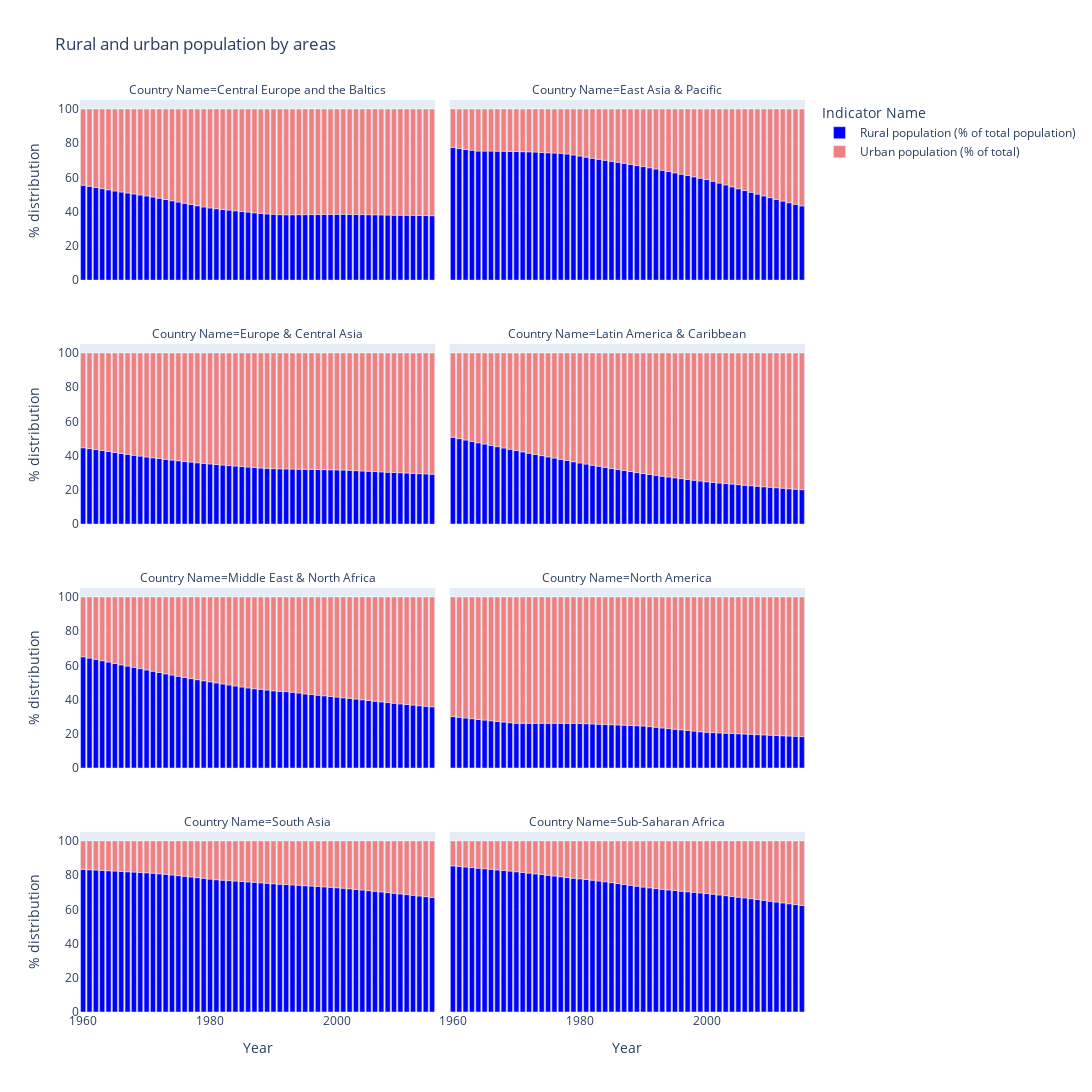

This figure's notebook cell:
### Code cell
fig = px.bar(rural_urban, x = 'Year', y = '% distribution', color= 'Indicator Name', 
             facet_col = 'Country Name', facet_col_wrap = 2, title="Rural and urban population by areas", 
             width = 1200, height = 1200, color_discrete_sequence = ['blue', 'lightcoral'])
fig.update_layout()
fig.show()

### Figure 1 — Plotly figure (JSON) as saved in the notebook; plotly's stock layout.template omitted (floating-point values rounded to 4 significant figures)
{"data": [{"alignmentgroup": "True", "hovertemplate": "Indicator Name=Rural population (% of total population)<br>Country Name=Central Europe and the Baltics<br>Year=%{x}<br>% distribution=%{y}<extra></extra>", "legendgroup": "Rural population (% of total population)", "marker": {"color": "blue"}, "name": "Rural population (% of total population)", "offsetgroup": "Rural population (% of total population)", "orientation": "v", "showlegend": true, "textposition": "auto", "type": "bar", "x": ["1960", "1961", "1962", "1963", "1964", "1965", "1966", "1967", "1968", "1969", "1970", "1971", "1972", "1973", "1974", "1975", "1976", "1977", "1978", "1979", "1980", "1981", "1982", "1983", "1984", "1985", "1986", "1987", "1988", "1989", "1990", "1991", "1992", "1993", "1994", "1995", "1996", "1997", "1998", "1999", "2000", "2001", "2002", "2003", "2004", "2005", "2006", "2007", "2008", "2009", "2010", "2011", "2012", "2013", "2014", "2015"], "xaxis": "x7", "y": [55.49, 54.79, 54.13, 53.47, 52.79, 52.12, 51.49, 50.93, 50.36, 49.78, 49.22, 48.57, 47.84, 47.11, 46.37, 45.65, 44.94, 44.21, 43.47, 42.79, 42.18, 41.71, 41.32, 40.92, 40.52, 40.13, 39.74, 39.36, 38.98, 38.69, 38.48, 38.26, 38.18, 38.22, 38.25, 38.28, 38.3, 38.34, 38.37, 38.4, 38.43, 38.43, 38.37, 38.33, 38.28, 38.23, 38.18, 38.11, 38.04, 37.98, 37.94, 37.9, 37.86, 37.8, 37.73, 37.64], "yaxis": "y7"}, {"alignmentgroup": "True", "hovertemplate": "Indicator Name=Rural population (% of total population)<br>Country Name=East Asia & Pacific<br>Year=%{x}<br>% distribution=%{y}<extra></extra>", "legendgroup": "Rural population (% of total population)", "marker": {"color": "blue"}, "name": "Rural population (% of total population)", "offsetgroup": "Rural population (% of total population)", "orientation": "v", "showlegend": false, "textposition": "auto", "type": "bar", "x": ["1960", "1961", "1962", "1963", "1964", "1965", "1966", "1967", "1968", "1969", "1970", "1971", "1972", "1973", "1974", "1975", "1976", "1977", "1978", "1979", "1980", "1981", "1982", "1983", "1984", "1985", "1986", "1987", "1988", "1989", "1990", "1991", "1992", "1993", "1994", "1995", "1996", "1997", "1998", "1999", "2000", "2001", "2002", "2003", "2004", "2005", "2006", "2007", "2008", "2009", "2010", "2011", "2012", "2013", "2014", "2015"], "xaxis": "x8", "y": [77.53, 76.88, 76.35, 75.88, 75.4, 75.41, 75.42, 75.37, 75.34, 75.23, 75.16, 75.08, 74.98, 74.82, 74.54, 74.42, 74.26, 74.1, 73.72, 73.13, 72.5, 71.85, 71.19, 70.63, 70.05, 69.46, 68.86, 68.25, 67.63, 67.0, 66.35, 65.66, 64.94, 64.21, 63.47, 62.7, 61.93, 61.16, 60.38, 59.59, 58.77, 57.78, 56.69, 55.6, 54.51, 53.42, 52.36, 51.32, 50.27, 49.24, 48.2, 47.18, 46.18, 45.22, 44.28, 43.37], "yaxis": "y8"}, {"alignmentgroup": "True", "hovertemplate": "Indicator Name=Rural population (% of total population)<br>Country Name=Europe & Central Asia<br>Year=%{x}<br>% distribution=%{y}<extra></extra>", "legendgroup": "Rural population (% of total population)", "marker": {"color": "blue"}, "name": "Rural population (% of total population)", "offsetgroup": "Rural population (% of total population)", "orientation": "v", "showlegend": false, "textposition": "auto", "type": "bar", "x": ["1960", "1961", "1962", "1963", "1964", "1965", "1966", "1967", "1968", "1969", "1970", "1971", "1972", "1973", "1974", "1975", "1976", "1977", "1978", "1979", "1980", "1981", "1982", "1983", "1984", "1985", "1986", "1987", "1988", "1989", "1990", "1991", "1992", "1993", "1994", "1995", "1996", "1997", "1998", "1999", "2000", "2001", "2002", "2003", "2004", "2005", "2006", "2007", "2008", "2009", "2010", "2011", "2012", "2013", "2014", "2015"], "xaxis": "x5", "y": [44.62, 44.08, 43.55, 42.99, 42.43, 41.86, 41.29, 40.74, 40.21, 39.71, 39.22, 38.75, 38.29, 37.84, 37.4, 36.99, 36.61, 36.22, 35.82, 35.47, 35.16, 34.82, 34.5, 34.2, 33.91, 33.63, 33.35, 33.11, 32.75, 32.55, 32.4, 32.28, 32.2, 32.14, 32.07, 32.01, 31.95, 31.89, 31.83, 31.76, 31.67, 31.55, 31.39, 31.22, 31.05, 30.87, 30.69, 30.5, 30.32, 30.15, 29.99, 29.83, 29.66, 29.48, 29.31, 29.13], "yaxis": "y5"}, {"alignmentgroup": "True", "hovertemplate": "Indicator Name=Rural population (% of total population)<br>Country Name=Latin America & Caribbean<br>Year=%{x}<br>% distribution=%{y}<extra></extra>", "legendgroup": "Rural population (% of total population)", "marker": {"color": "blue"}, "name": "Rural population (% of total population)", "offsetgroup": "Rural population (% of total population)", "orientation": "v", "showlegend": false, "textposition": "auto", "type": "bar", "x": ["1960", "1961", "1962", "1963", "1964", "1965", "1966", "1967", "1968", "1969", "1970", "1971", "1972", "1973", "1974", "1975", "1976", "1977", "1978", "1979", "1980", "1981", "1982", "1983", "1984", "1985", "1986", "1987", "1988", "1989", "1990", "1991", "1992", "1993", "1994", "1995", "1996", "1997", "1998", "1999", "2000", "2001", "2002", "2003", "2004", "2005", "2006", "2007", "2008", "2009", "2010", "2011", "2012", "2013", "2014", "2015"], "xaxis": "x6", "y": [50.72, 49.93, 49.13, 48.33, 47.52, 46.76, 46.0, 45.24, 44.47, 43.72, 42.96, 42.2, 41.45, 40.72, 40.0, 39.29, 38.57, 37.86, 37.15, 36.45, 35.74, 35.06, 34.4, 33.76, 33.13, 32.5, 31.89, 31.29, 30.69, 30.11, 29.54, 29.01, 28.5, 28.01, 27.51, 27.03, 26.57, 26.1, 25.63, 25.18, 24.73, 24.37, 24.04, 23.71, 23.38, 23.06, 22.74, 22.43, 22.12, 21.82, 21.52, 21.23, 20.94, 20.66, 20.39, 20.12], "yaxis": "y6"}, {"alignmentgroup": "True", "hovertemplate": "Indicator Name=Rural population (% of total population)<br>Country Name=Middle East & North Africa<br>Year=%{x}<br>% distribution=%{y}<extra></extra>", "legendgroup": "Rural population (% of total population)", "marker": {"color": "blue"}, "name": "Rural population (% of total population)", "offsetgroup": "Rural population (% of total population)", "orientation": "v", "showlegend": false, "textposition": "auto", "type": "bar", "x": ["1960", "1961", "1962", "1963", "1964", "1965", "1966", "1967", "1968", "1969", "1970", "1971", "1972", "1973", "1974", "1975", "1976", "1977", "1978", "1979", "1980", "1981", "1982", "1983", "1984", "1985", "1986", "1987", "1988", "1989", "1990", "1991", "1992", "1993", "1994", "1995", "1996", "1997", "1998", "1999", "2000", "2001", "2002", "2003", "2004", "2005", "2006", "2007", "2008", "2009", "2010", "2011", "2012", "2013", "2014", "2015"], "xaxis": "x3", "y": [65.04, 64.29, 63.52, 62.74, 61.94, 61.11, 60.32, 59.59, 58.85, 58.11, 57.35, 56.6, 55.85, 55.08, 54.34, 53.62, 52.92, 52.28, 51.65, 51.03, 50.4, 49.78, 49.17, 48.56, 47.97, 47.39, 46.82, 46.35, 45.95, 45.59, 45.14, 44.77, 44.68, 44.27, 43.87, 43.29, 42.95, 42.6, 42.23, 41.84, 41.45, 41.06, 40.68, 40.3, 39.91, 39.5, 39.08, 38.67, 38.27, 37.88, 37.5, 37.13, 36.77, 36.43, 36.1, 35.78], "yaxis": "y3"}, {"alignmentgroup": "True", "hovertemplate": "Indicator Name=Rural population (% of total population)<br>Country Name=North America<br>Year=%{x}<br>% distribution=%{y}<extra></extra>", "legendgroup": "Rural population (% of total population)", "marker": {"color": "blue"}, "name": "Rural population (% of total population)", "offsetgroup": "Rural population (% of total population)", "orientation": "v", "showlegend": false, "textposition": "auto", "type": "bar", "x": ["1960", "1961", "1962", "1963", "1964", "1965", "1966", "1967", "1968", "1969", "1970", "1971", "1972", "1973", "1974", "1975", "1976", "1977", "1978", "1979", "1980", "1981", "1982", "1983", "1984", "1985", "1986", "1987", "1988", "1989", "1990", "1991", "1992", "1993", "1994", "1995", "1996", "1997", "1998", "1999", "2000", "2001", "2002", "2003", "2004", "2005", "2006", "2007", "2008", "2009", "2010", "2011", "2012", "2013", "2014", "2015"], "xaxis": "x4", "y": [30.08, 29.68, 29.26, 28.84, 28.43, 28.02, 27.62, 27.24, 26.86, 26.49, 26.2, 26.15, 26.15, 26.15, 26.15, 26.15, 26.15, 26.14, 26.13, 26.11, 26.07, 25.93, 25.77, 25.62, 25.47, 25.32, 25.17, 25.03, 24.89, 24.76, 24.57, 24.2, 23.82, 23.44, 23.07, 22.7, 22.33, 21.95, 21.58, 21.22, 20.9, 20.71, 20.54, 20.38, 20.21, 20.05, 19.89, 19.71, 19.54, 19.38, 19.21, 19.04, 18.87, 18.7, 18.53, 18.36], "yaxis": "y4"}, {"alignmentgroup": "True", "hovertemplate": "Indicator Name=Rural population (% of total population)<br>Country Name=South Asia<br>Year=%{x}<br>% distribution=%{y}<extra></extra>", "legendgroup": "Rural population (% of total population)", "marker": {"color": "blue"}, "name": "Rural population (% of total population)", "offsetgroup": "Rural population (% of total population)", "orientation": "v", "showlegend": false, "textposition": "auto", "type": "bar", "x": ["1960", "1961", "1962", "1963", "1964", "1965", "1966", "1967", "1968", "1969", "1970", "1971", "1972", "1973", "1974", "1975", "1976", "1977", "1978", "1979", "1980", "1981", "1982", "1983", "1984", "1985", "1986", "1987", "1988", "1989", "1990", "1991", "1992", "1993", "1994", "1995", "1996", "1997", "1998", "1999", "2000", "2001", "2002", "2003", "2004", "2005", "2006", "2007", "2008", "2009", "2010", "2011", "2012", "2013", "2014", "2015"], "xaxis": "x", "y": [83.26, 83.13, 82.95, 82.76, 82.56, 82.37, 82.17, 81.97, 81.77, 81.56, 81.34, 81.1, 80.77, 80.44, 80.09, 79.71, 79.32, 78.93, 78.52, 78.11, 77.68, 77.31, 77.06, 76.8, 76.54, 76.29, 76.03, 75.77, 75.5, 75.24, 74.97, 74.72, 74.5, 74.28, 74.05, 73.82, 73.59, 73.35, 73.12, 72.87, 72.63, 72.35, 72.0, 71.64, 71.28, 70.91, 70.54, 70.17, 69.79, 69.4, 69.01, 68.62, 68.22, 67.81, 67.4, 66.97], "yaxis": "y"}, {"alignmentgroup": "True", "hovertemplate": "Indicator Name=Rural population (% of total population)<br>Country Name=Sub-Saharan Africa<br>Year=%{x}<br>% distribution=%{y}<extra></extra>", "legendgroup": "Rural population (% of total population)", "marker": {"color": "blue"}, "name": "Rural population (% of total population)", "offsetgroup": "Rural population (% of total population)", "orientation": "v", "showlegend": false, "textposition": "auto", "type": "bar", "x": ["1960", "1961", "1962", "1963", "1964", "1965", "1966", "1967", "1968", "1969", "1970", "1971", "1972", "1973", "1974", "1975", "1976", "1977", "1978", "1979", "1980", "1981", "1982", "1983", "1984", "1985", "1986", "1987", "1988", "1989", "1990", "1991", "1992", "1993", "1994", "1995", "1996", "1997", "1998", "1999", "2000", "2001", "2002", "2003", "2004", "2005", "2006", "2007", "2008", "2009", "2010", "2011", "2012", "2013", "2014", "2015"], "xaxis": "x2", "y": [85.37, 85.05, 84.74, 84.41, 84.08, 83.74, 83.4, 83.05, 82.7, 82.33, 81.97, 81.57, 81.16, 80.75, 80.34, 79.91, 79.47, 79.04, 78.6, 78.21, 77.85, 77.44, 77.02, 76.58, 76.11, 75.61, 75.08, 74.57, 74.05, 73.54, 73.01, 72.56, 72.13, 71.7, 71.34, 70.98, 70.63, 70.28, 69.94, 69.59, 69.23, 68.82, 68.41, 67.99, 67.57, 67.13, 66.68, 66.22, 65.74, 65.26, 64.77, 64.27, 63.77, 63.27, 62.77, 62.26], "yaxis": "y2"}, {"alignmentgroup": "True", "hovertemplate": "Indicator Name=Urban population (% of total)<br>Country Name=Central Europe and the Baltics<br>Year=%{x}<br>% distribution=%{y}<extra></extra>", "legendgroup": "Urban population (% of total)", "marker": {"color": "lightcoral"}, "name": "Urban population (% of total)", "offsetgroup": "Urban population (% of total)", "orientation": "v", "showlegend": true, "textposition": "auto", "type": "bar", "x": ["1960", "1961", "1962", "1963", "1964", "1965", "1966", "1967", "1968", "1969", "1970", "1971", "1972", "1973", "1974", "1975", "1976", "1977", "1978", "1979", "1980", "1981", "1982", "1983", "1984", "1985", "1986", "1987", "1988", "1989", "1990", "1991", "1992", "1993", "1994", "1995", "1996", "1997", "1998", "1999", "2000", "2001", "2002", "2003", "2004", "2005", "2006", "2007", "2008", "2009", "2010", "2011", "2012", "2013", "2014", "2015"], "xaxis": "x7", "y": [44.51, 45.21, 45.87, 46.53, 47.21, 47.88, 48.51, 49.07, 49.64, 50.22, 50.78, 51.43, 52.16, 52.89, 53.63, 54.35, 55.06, 55.79, 56.53, 57.21, 57.82, 58.29, 58.68, 59.08, 59.48, 59.87, 60.26, 60.64, 61.02, 61.31, 61.52, 61.74, 61.82, 61.78, 61.75, 61.72, 61.7, 61.66, 61.63, 61.6, 61.57, 61.57, 61.63, 61.67, 61.72, 61.77, 61.82, 61.89, 61.96, 62.02, 62.06, 62.1, 62.14, 62.2, 62.27, 62.36], "yaxis": "y7"}, {"alignmentgroup": "True", "hovertemplate": "Indicator Name=Urban population (% of total)<br>Country Name=East Asia & Pacific<br>Year=%{x}<br>% distribution=%{y}<extra></extra>", "legendgroup": "Urban population (% of total)", "marker": {"color": "lightcoral"}, "name": "Urban population (% of total)", "offsetgroup": "Urban population (% of total)", "orientation": "v", "showlegend": false, "textposition": "auto", "type": "bar", "x": ["1960", "1961", "1962", "1963", "1964", "1965", "1966", "1967", "1968", "1969", "1970", "1971", "1972", "1973", "1974", "1975", "1976", "1977", "1978", "1979", "1980", "1981", "1982", "1983", "1984", "1985", "1986", "1987", "1988", "1989", "1990", "1991", "1992", "1993", "1994", "1995", "1996", "1997", "1998", "1999", "2000", "2001", "2002", "2003", "2004", "2005", "2006", "2007", "2008", "2009", "2010", "2011", "2012", "2013", "2014", "2015"], "xaxis": "x8", "y": [22.47, 23.12, 23.65, 24.12, 24.6, 24.59, 24.58, 24.63, 24.66, 24.77, 24.84, 24.92, 25.02, 25.18, 25.46, 25.58, 25.74, 25.9, 26.28, 26.87, 27.5, 28.15, 28.81, 29.37, 29.95, 30.54, 31.14, 31.75, 32.37, 33.0, 33.65, 34.34, 35.06, 35.79, 36.53, 37.3, 38.07, 38.84, 39.62, 40.41, 41.23, 42.22, 43.31, 44.4, 45.49, 46.58, 47.64, 48.68, 49.73, 50.76, 51.8, 52.82, 53.82, 54.78, 55.72, 56.63], "yaxis": "y8"}, {"alignmentgroup": "True", "hovertemplate": "Indicator Name=Urban population (% of total)<br>Country Name=Europe & Central Asia<br>Year=%{x}<br>% distribution=%{y}<extra></extra>", "legendgroup": "Urban population (% of total)", "marker": {"color": "lightcoral"}, "name": "Urban population (% of total)", "offsetgroup": "Urban population (% of total)", "orientation": "v", "showlegend": false, "textposition": "auto", "type": "bar", "x": ["1960", "1961", "1962", "1963", "1964", "1965", "1966", "1967", "1968", "1969", "1970", "1971", "1972", "1973", "1974", "1975", "1976", "1977", "1978", "1979", "1980", "1981", "1982", "1983", "1984", "1985", "1986", "1987", "1988", "1989", "1990", "1991", "1992", "1993", "1994", "1995", "1996", "1997", "1998", "1999", "2000", "2001", "2002", "2003", "2004", "2005", "2006", "2007", "2008", "2009", "2010", "2011", "2012", "2013", "2014", "2015"], "xaxis": "x5", "y": [55.38, 55.92, 56.45, 57.01, 57.57, 58.14, 58.71, 59.26, 59.79, 60.29, 60.78, 61.25, 61.71, 62.16, 62.6, 63.01, 63.39, 63.78, 64.18, 64.53, 64.84, 65.18, 65.5, 65.8, 66.09, 66.37, 66.65, 66.89, 67.25, 67.45, 67.6, 67.72, 67.8, 67.86, 67.93, 67.99, 68.05, 68.11, 68.17, 68.24, 68.33, 68.45, 68.61, 68.78, 68.95, 69.13, 69.31, 69.5, 69.68, 69.85, 70.01, 70.17, 70.34, 70.52, 70.69, 70.87], "yaxis": "y5"}, {"alignmentgroup": "True", "hovertemplate": "Indicator Name=Urban population (% of total)<br>Country Name=Latin America & Caribbean<br>Year=%{x}<br>% distribution=%{y}<extra></extra>", "legendgroup": "Urban population (% of total)", "marker": {"color": "lightcoral"}, "name": "Urban population (% of total)", "offsetgroup": "Urban population (% of total)", "orientation": "v", "showlegend": false, "textposition": "auto", "type": "bar", "x": ["1960", "1961", "1962", "1963", "1964", "1965", "1966", "1967", "1968", "1969", "1970", "1971", "1972", "1973", "1974", "1975", "1976", "1977", "1978", "1979", "1980", "1981", "1982", "1983", "1984", "1985", "1986", "1987", "1988", "1989", "1990", "1991", "1992", "1993", "1994", "1995", "1996", "1997", "1998", "1999", "2000", "2001", "2002", "2003", "2004", "2005", "2006", "2007", "2008", "2009", "2010", "2011", "2012", "2013", "2014", "2015"], "xaxis": "x6", "y": [49.28, 50.07, 50.87, 51.67, 52.48, 53.24, 54.0, 54.76, 55.53, 56.28, 57.04, 57.8, 58.55, 59.28, 60.0, 60.71, 61.43, 62.14, 62.85, 63.55, 64.26, 64.94, 65.6, 66.24, 66.87, 67.5, 68.11, 68.71, 69.31, 69.89, 70.46, 70.99, 71.5, 71.99, 72.49, 72.97, 73.43, 73.9, 74.37, 74.82, 75.27, 75.63, 75.96, 76.29, 76.62, 76.94, 77.26, 77.57, 77.88, 78.18, 78.48, 78.77, 79.06, 79.34, 79.61, 79.88], "yaxis": "y6"}, {"alignmentgroup": "True", "hovertemplate": "Indicator Name=Urban population (% of total)<br>Country Name=Middle East & North Africa<br>Year=%{x}<br>% distribution=%{y}<extra></extra>", "legendgroup": "Urban population (% of total)", "marker": {"color": "lightcoral"}, "name": "Urban population (% of total)", "offsetgroup": "Urban population (% of total)", "orientation": "v", "showlegend": false, "textposition": "auto", "type": "bar", "x": ["1960", "1961", "1962", "1963", "1964", "1965", "1966", "1967", "1968", "1969", "1970", "1971", "1972", "1973", "1974", "1975", "1976", "1977", "1978", "1979", "1980", "1981", "1982", "1983", "1984", "1985", "1986", "1987", "1988", "1989", "1990", "1991", "1992", "1993", "1994", "1995", "1996", "1997", "1998", "1999", "2000", "2001", "2002", "2003", "2004", "2005", "2006", "2007", "2008", "2009", "2010", "2011", "2012", "2013", "2014", "2015"], "xaxis": "x3", "y": [34.96, 35.71, 36.48, 37.26, 38.06, 38.89, 39.68, 40.41, 41.15, 41.89, 42.65, 43.4, 44.15, 44.92, 45.66, 46.38, 47.08, 47.72, 48.35, 48.97, 49.6, 50.22, 50.83, 51.44, 52.03, 52.61, 53.18, 53.65, 54.05, 54.41, 54.86, 55.23, 55.32, 55.73, 56.13, 56.71, 57.05, 57.4, 57.77, 58.16, 58.55, 58.94, 59.32, 59.7, 60.09, 60.5, 60.92, 61.33, 61.73, 62.12, 62.5, 62.87, 63.23, 63.57, 63.9, 64.22], "yaxis": "y3"}, {"alignmentgroup": "True", "hovertemplate": "Indicator Name=Urban population (% of total)<br>Country Name=North America<br>Year=%{x}<br>% distribution=%{y}<extra></extra>", "legendgroup": "Urban population (% of total)", "marker": {"color": "lightcoral"}, "name": "Urban population (% of total)", "offsetgroup": "Urban population (% of total)", "orientation": "v", "showlegend": false, "textposition": "auto", "type": "bar", "x": ["1960", "1961", "1962", "1963", "1964", "1965", "1966", "1967", "1968", "1969", "1970", "1971", "1972", "1973", "1974", "1975", "1976", "1977", "1978", "1979", "1980", "1981", "1982", "1983", "1984", "1985", "1986", "1987", "1988", "1989", "1990", "1991", "1992", "1993", "1994", "1995", "1996", "1997", "1998", "1999", "2000", "2001", "2002", "2003", "2004", "2005", "2006", "2007", "2008", "2009", "2010", "2011", "2012", "2013", "2014", "2015"], "xaxis": "x4", "y": [69.92, 70.32, 70.74, 71.16, 71.57, 71.98, 72.38, 72.76, 73.14, 73.51, 73.8, 73.85, 73.85, 73.85, 73.85, 73.85, 73.85, 73.86, 73.87, 73.89, 73.93, 74.07, 74.23, 74.38, 74.53, 74.68, 74.83, 74.97, 75.11, 75.24, 75.43, 75.8, 76.18, 76.56, 76.93, 77.3, 77.67, 78.05, 78.42, 78.78, 79.1, 79.29, 79.46, 79.62, 79.79, 79.95, 80.11, 80.29, 80.46, 80.62, 80.79, 80.96, 81.13, 81.3, 81.47, 81.64], "yaxis": "y4"}, {"alignmentgroup": "True", "hovertemplate": "Indicator Name=Urban population (% of total)<br>Country Name=South Asia<br>Year=%{x}<br>% distribution=%{y}<extra></extra>", "legendgroup": "Urban population (% of total)", "marker": {"color": "lightcoral"}, "name": "Urban population (% of total)", "offsetgroup": "Urban population (% of total)", "orientation": "v", "showlegend": false, "textposition": "auto", "type": "bar", "x": ["1960", "1961", "1962", "1963", "1964", "1965", "1966", "1967", "1968", "1969", "1970", "1971", "1972", "1973", "1974", "1975", "1976", "1977", "1978", "1979", "1980", "1981", "1982", "1983", "1984", "1985", "1986", "1987", "1988", "1989", "1990", "1991", "1992", "1993", "1994", "1995", "1996", "1997", "1998", "1999", "2000", "2001", "2002", "2003", "2004", "2005", "2006", "2007", "2008", "2009", "2010", "2011", "2012", "2013", "2014", "2015"], "xaxis": "x", "y": [16.74, 16.87, 17.05, 17.24, 17.44, 17.63, 17.83, 18.03, 18.23, 18.44, 18.66, 18.9, 19.23, 19.56, 19.91, 20.29, 20.68, 21.07, 21.48, 21.89, 22.32, 22.69, 22.94, 23.2, 23.46, 23.71, 23.97, 24.23, 24.5, 24.76, 25.03, 25.28, 25.5, 25.72, 25.95, 26.18, 26.41, 26.65, 26.88, 27.13, 27.37, 27.65, 28.0, 28.36, 28.72, 29.09, 29.46, 29.83, 30.21, 30.6, 30.99, 31.38, 31.78, 32.19, 32.6, 33.03], "yaxis": "y"}, {"alignmentgroup": "True", "hovertemplate": "Indicator Name=Urban population (% of total)<br>Country Name=Sub-Saharan Africa<br>Year=%{x}<br>% distribution=%{y}<extra></extra>", "legendgroup": "Urban population (% of total)", "marker": {"color": "lightcoral"}, "name": "Urban population (% of total)", "offsetgroup": "Urban population (% of total)", "orientation": "v", "showlegend": false, "textposition": "auto", "type": "bar", "x": ["1960", "1961", "1962", "1963", "1964", "1965", "1966", "1967", "1968", "1969", "1970", "1971", "1972", "1973", "1974", "1975", "1976", "1977", "1978", "1979", "1980", "1981", "1982", "1983", "1984", "1985", "1986", "1987", "1988", "1989", "1990", "1991", "1992", "1993", "1994", "1995", "1996", "1997", "1998", "1999", "2000", "2001", "2002", "2003", "2004", "2005", "2006", "2007", "2008", "2009", "2010", "2011", "2012", "2013", "2014", "2015"], "xaxis": "x2", "y": [14.63, 14.95, 15.26, 15.59, 15.92, 16.26, 16.6, 16.95, 17.3, 17.67, 18.03, 18.43, 18.84, 19.25, 19.66, 20.09, 20.53, 20.96, 21.4, 21.79, 22.15, 22.56, 22.98, 23.42, 23.89, 24.39, 24.92, 25.43, 25.95, 26.46, 26.99, 27.44, 27.87, 28.3, 28.66, 29.02, 29.37, 29.72, 30.06, 30.41, 30.77, 31.18, 31.59, 32.01, 32.43, 32.87, 33.32, 33.78, 34.26, 34.74, 35.23, 35.73, 36.23, 36.73, 37.23, 37.74], "yaxis": "y2"}], "layout": {"annotations": [{"font": {}, "showarrow": false, "text": "Country Name=South Asia", "x": 0.245, "xanchor": "center", "xref": "paper", "y": 0.1975, "yanchor": "bottom", "yref": "paper"}, {"font": {}, "showarrow": false, "text": "Country Name=Sub-Saharan Africa", "x": 0.755, "xanchor": "center", "xref": "paper", "y": 0.1975, "yanchor": "bottom", "yref": "paper"}, {"font": {}, "showarrow": false, "text": "Country Name=Middle East & North Africa", "x": 0.245, "xanchor": "center", "xref": "paper", "y": 0.465, "yanchor": "bottom", "yref": "paper"}, {"font": {}, "showarrow": false, "text": "Country Name=North America", "x": 0.755, "xanchor": "center", "xref": "paper", "y": 0.465, "yanchor": "bottom", "yref": "paper"}, {"font": {}, "showarrow": false, "text": "Country Name=Europe & Central Asia", "x": 0.245, "xanchor": "center", "xref": "paper", "y": 0.7325, "yanchor": "bottom", "yref": "paper"}, {"font": {}, "showarrow": false, "text": "Country Name=Latin America & Caribbean", "x": 0.755, "xanchor": "center", "xref": "paper", "y": 0.7325, "yanchor": "bottom", "yref": "paper"}, {"font": {}, "showarrow": false, "text": "Country Name=Central Europe and the Baltics", "x": 0.245, "xanchor": "center", "xref": "paper", "y": 1, "yanchor": "bottom", "yref": "paper"}, {"font": {}, "showarrow": false, "text": "Country Name=East Asia & Pacific", "x": 0.755, "xanchor": "center", "xref": "paper", "y": 1, "yanchor": "bottom", "yref": "paper"}], "barmode": "relative", "height": 1200, "legend": {"title": {"text": "Indicator Name"}, "tracegroupgap": 0}, "title": {"text": "Rural and urban population by areas"}, "width": 1200, "xaxis": {"anchor": "y", "domain": [0, 0.49], "title": {"text": "Year"}}, "xaxis2": {"anchor": "y2", "domain": [0.51, 1], "matches": "x", "title": {"text": "Year"}}, "xaxis3": {"anchor": "y3", "domain": [0, 0.49], "matches": "x", "showticklabels": false}, "xaxis4": {"anchor": "y4", "domain": [0.51, 1], "matches": "x", "showticklabels": false}, "xaxis5": {"anchor": "y5", "domain": [0, 0.49], "matches": "x", "showticklabels": false}, "xaxis6": {"anchor": "y6", "domain": [0.51, 1], "matches": "x", "showticklabels": false}, "xaxis7": {"anchor": "y7", "domain": [0, 0.49], "matches": "x", "showticklabels": false}, "xaxis8": {"anchor": "y8", "domain": [0.51, 1], "matches": "x", "showticklabels": false}, "yaxis": {"anchor": "x", "domain": [0, 0.1975], "title": {"text": "% distribution"}}, "yaxis2": {"anchor": "x2", "domain": [0, 0.1975], "matches": "y", "showticklabels": false}, "yaxis3": {"anchor": "x3", "domain": [0.2675, 0.465], "matches": "y", "title": {"text": "% distribution"}}, "yaxis4": {"anchor": "x4", "domain": [0.2675, 0.465], "matches": "y", "showticklabels": false}, "yaxis5": {"anchor": "x5", "domain": [0.535, 0.7325], "matches": "y", "title": {"text": "% distribution"}}, "yaxis6": {"anchor": "x6", "domain": [0.535, 0.7325], "matches": "y", "showticklabels": false}, "yaxis7": {"anchor": "x7", "domain": [0.8025, 1], "matches": "y", "title": {"text": "% distribution"}}, "yaxis8": {"anchor": "x8", "domain": [0.8025, 1], "matches": "y", "showticklabels": false}}}
